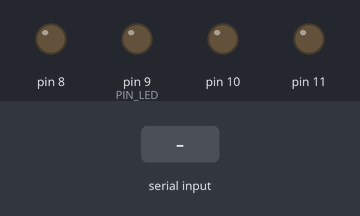
The sketch below on a simulated Arduino Uno, built with avr-gcc and run on an emulated ATmega328P. On the bench: output pins drawn as LEDs (lit = HIGH). The inputs (shaded band) are chosen by the test bench.

Above: at 1.2 s.
1.3 s: "0" received over Serial
At 2.2 s:
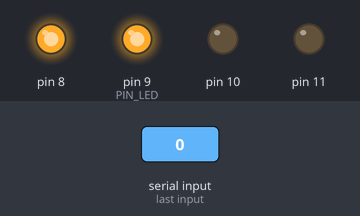
2.8 s: "1" received over Serial
At 3.4 s:
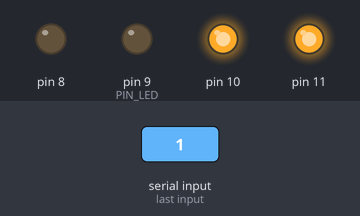
4.3 s: "2" received over Serial
At 5.5 s:
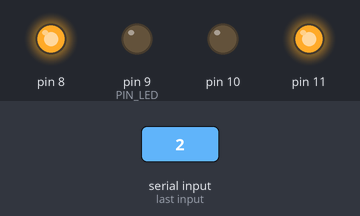
5.8 s: "3" received over Serial
At 6.9 s:
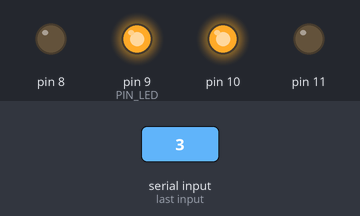
7.3 s: "4" received over Serial
At 8.0 s:
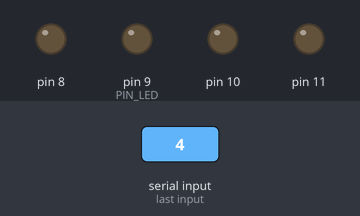
Timing chart, 0 to 9.8 s (numbered marks = the images above; inputs shaded):
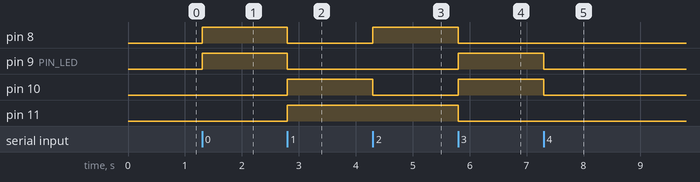

Measured:
- after the input at 1.3 s, pin 8, pin 9 (PIN_LED): LOW → HIGH at once
- after the input at 2.8 s, pin 8, pin 9 (PIN_LED): HIGH → LOW at once; pin 10, pin 11: LOW → HIGH at once
- after the input at 4.3 s, pin 8: LOW → HIGH at once; pin 10: HIGH → LOW at once
- after the input at 5.8 s, pin 8, pin 11: HIGH → LOW at once; pin 9 (PIN_LED), pin 10: LOW → HIGH at once
- after the input at 7.3 s, pin 9 (PIN_LED), pin 10: HIGH → LOW at once

The sketch:

sketch_mar30a.ino
```cpp
#define PIN_LED 9

#define m1 6
#define m2 7


void setup()
{
  pinMode(PIN_LED, OUTPUT);
  pinMode(8, OUTPUT);
  pinMode(9, OUTPUT);
  pinMode(10, OUTPUT);
  pinMode(11, OUTPUT);
  //analogWrite(PIN_LED, 0);
  Serial.begin(9600);
}

void loop()
{
  if (Serial.available()){
    char led_specifier = Serial.read();

    if(led_specifier=='0')
    {
      digitalWrite(8,HIGH);
      digitalWrite(9,HIGH);
      digitalWrite(10,LOW);
      digitalWrite(11,LOW);


    }

    else if (led_specifier== '1')
    {
      digitalWrite(11,HIGH);
      digitalWrite(10,HIGH);
      digitalWrite(8,LOW);
      digitalWrite(9,LOW);

      }

      else if (led_specifier== '2')
    {
      digitalWrite(11,HIGH);
      digitalWrite(10,LOW);
      digitalWrite(8,HIGH);
      digitalWrite(9,LOW);

      }
      else if (led_specifier== '3')
    {
      digitalWrite(11,LOW);
      digitalWrite(10,HIGH);
      digitalWrite(8,LOW);
      digitalWrite(9,HIGH);

      }
      else if (led_specifier== '4')
    {
      digitalWrite(11,LOW);
      digitalWrite(10,LOW);
      digitalWrite(8,LOW);
      digitalWrite(9,LOW);

      }
   // int led_brightness = Serial.parseInt();
    //analogWrite(PIN_LED, led_brightness);
  }
}
```
